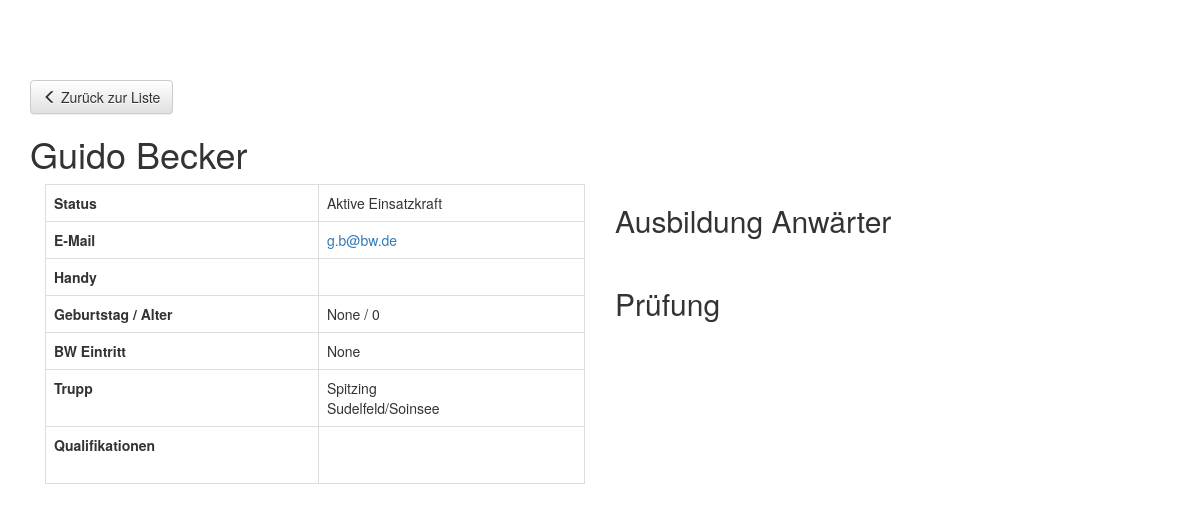
Page /mitglieder/beckerg/ (signed in) on the committed database.
### member_administration/models.py (models this page shows, shortened)
class Member(models.Model):
    user = models.OneToOneField(User, on_delete=models.CASCADE)
    mobile = models.CharField(max_length=20, verbose_name='Handynummer', null=True, blank=True)
    adress_street = models.CharField(max_length=100, verbose_name='Straße & Hnr.', null=True, blank=True)
    adress_plz = models.CharField(max_length=6, verbose_name='PLZ', null=True, blank=True)
    adress_city = models.CharField(max_length=100, verbose_name='Stadt', null=True, blank=True)
    birthdate = models.DateField(verbose_name='Geburtsdatum', null=True, blank=True)
    bw_join = models.DateField(verbose_name='Bergwacht-Eintritt', null=True, blank=True)
    status = models.CharField(max_length=3, choices=STATUS_CHOICES, default='ANW')
    dutygroups = models.ManyToManyField(DutyGroup, through='Members_in_Dutygroup',
                                        through_fields=('member', 'dutygroup'), related_name='dutygroups')
    class Meta:
        verbose_name_plural = 'Mitglieder'
        ordering = ['status', 'user__last_name']
    def getAge(self):
        age = 0;
        today = date.today()
        if self.birthdate != None:
            age = today.year - self.birthdate.year - (
                        (today.month, today.day) < (self.birthdate.month, self.birthdate.day))
        return age

class DutyGroup(models.Model):
    name = models.CharField(max_length=20, verbose_name='Name')
    class Meta:
        verbose_name_plural = 'Trupps'
        verbose_name = 'Trupp'

### trainings/models.py (models this page shows, shortened)
class TrainingCategory(models.Model):
    name = models.CharField(primary_key=True, max_length=50, verbose_name='Name')
    class Meta:
        verbose_name_plural = 'Ausbildungskategorien'
        verbose_name = 'Ausbildungskategorie'

### member_administration/views.py (the view)
# urls.py: url(r'^(?P<username>[a-z]+)/$', views.member_detail, name='member_detail'),
@login_required
def member_detail(request, username):
    try:
        user = User.objects.get(username=username)
        member = Member.objects.get(user=user)
        all_qualifications = Qualification.objects.all()
        all_trainingCategories = TrainingCategory.objects.all()
        member_qualifications = MemberHasQualification.objects.filter(member=member)
    except Member.DoesNotExist:
        raise Http404("Mitglied existiert nicht")
    return render(request, 'member_administration/member_detail.html',
                  {'member': member,
                   'member_qualifications': member_qualifications,
                   'all_qualifications': all_qualifications,
                   'all_trainingCategories': all_trainingCategories,
                   })

### member_administration/templates/member_administration/member_detail.html (shortened to what this page needs)
{% extends 'base.html' %}
{% if member %}
{% block content %}
<p>
    <a class="btn btn-default" href="{% url 'member_administration:index' %}" role="button"><span
            class="glyphicon glyphicon-menu-left" aria-hidden="true"></span> Zurück zur Liste</a>
</p>
<h1>{{ member.user.first_name }} {{ member.user.last_name }}</h1>
<div id="content1" class="col-xs-12 col-sm-12 col-md-6 col-lg-6">
    <div class="table-responsive">
        <table class="table table-bordered">
            <tr>
                <th>Status</th>
                <td>{{ member.get_status_display }}</td>
            </tr>
            <tr>
                <th>E-Mail</th>
                <td><a href="mailto: {{ member.user.email }}">{{ member.user.email }}</a></td>
            </tr>
            <tr>
                <th>Handy</th>
                <td>{% if member.mobile %}{{ member.mobile }}{% endif %}</td>
            </tr>
            <tr>
                <th>Geburtstag / Alter</th>
                <td>{{ member.birthdate }} / {{ member.getAge }}</td>
            </tr>
            <tr>
                <th>BW Eintritt</th>
                <td>{{ member.bw_join }}</td>
            </tr>
            <tr>
                <th>Trupp</th>
                <td>
                    {% for dutygroup in member.dutygroups.all %}
                    {{ dutygroup.name }} <br>
                    {% endfor %}
                </td>
            </tr>
            {% if all_qualifications %}
            <tr>
                <th>Qualifikationen</th>
                <td>
                    {% for qualification in all_qualifications %}
                    <br>
                    {% endfor %}
                </td>
            </tr>
            {% endif %}
        </table>
    </div>
</div>
<div id="content2" class="col-xs-12 col-sm-12 col-md-6 col-lg-6">
    {% for training_category in all_trainingCategories %}
    <div class="table-responsive">
        <h2>{{ training_category.name }}</h2>
    </div>
    {% endfor %}
</div>
{% endblock %}
{% else %}
<p>Mitglied nicht hinterlegt!</p>
{% endif %}

### rows in the picture
Member: user.first_name "Guido", user.last_name "Becker", status "Aktive Einsatzkraft", user.email "g.b@bw.de", birthdate "None", getAge "0", bw_join "None"
DutyGroup: name "Spitzing"
DutyGroup: name "Sudelfeld/Soinsee"
TrainingCategory: name "Ausbildung Anwärter"
TrainingCategory: name "Prüfung"
